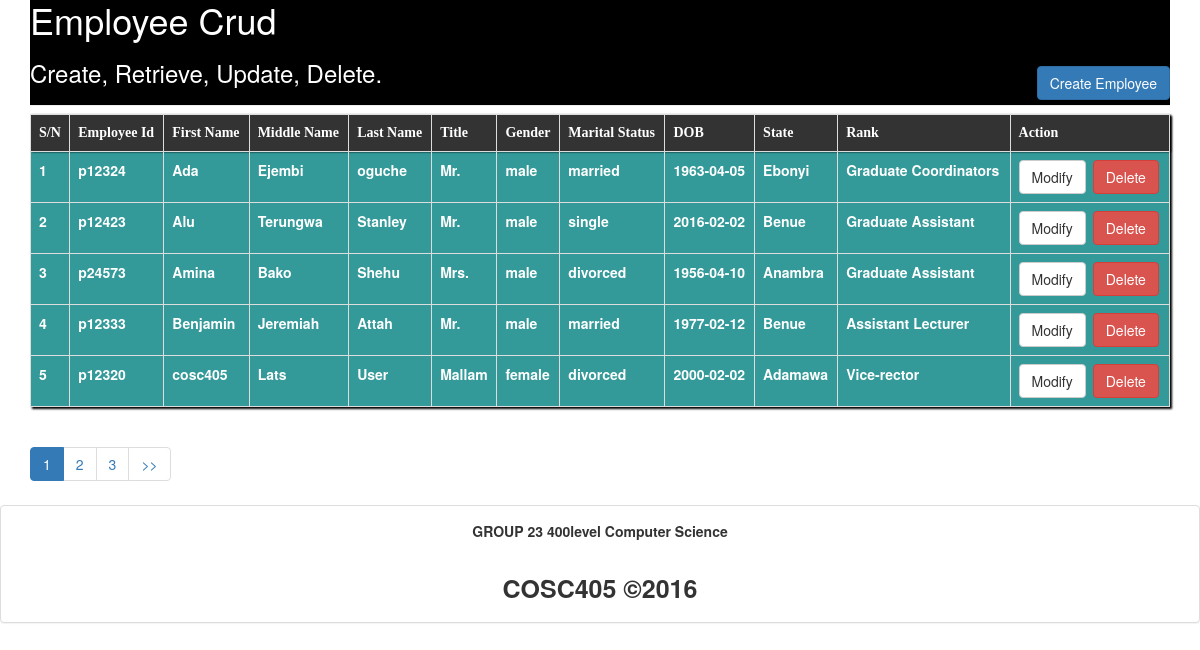
The page / on the database its author committed.
### tables this page shows
CREATE TABLE `employee` (
  `employeeid` varchar(6) NOT NULL,
  `fname` varchar(30) NOT NULL,
  `lname` varchar(30) NOT NULL,
  `oname` varchar(30) NOT NULL,
  `title` enum('Mr.','Mrs.','Mallam','Mallama','Chief','Dr.','Prof.','Hon.') NOT NULL,
  `gender` enum('male','female') NOT NULL,
  `marital_status` enum('married','single','divorced','widowed') NOT NULL DEFAULT 'single',
  `dob` date NOT NULL,
  `stateid` int(11) NOT NULL,
  `rankid` int(11) NOT NULL
);

CREATE TABLE `state` (
  `stateid` int(11) NOT NULL DEFAULT '0',
  `statename` varchar(20) NOT NULL
);

CREATE TABLE `rank` (
  `rankid` int(11) NOT NULL,
  `rankname` varchar(50) NOT NULL
);

### classes/employee.php (called while the page is built, shortened)
<?php
class Employee{
    private $conn;
    private $table_name = "employee";
    public function __construct($db){
        $this->conn = $db;
    }
    function readAll($page, $from_record_num, $records_per_page){
    $query = "SELECT
                employeeid, fname, lname, oname, title, gender, marital_status, dob, stateid,rankid
            FROM
                " . $this->table_name . "
            ORDER BY
                fname ASC
            LIMIT
                {$from_record_num}, {$records_per_page}";
    $stmt = $this->conn->prepare( $query );
    $stmt->execute();
    return $stmt;
    }
    public function countAll(){
    $query = "SELECT employeeid FROM " . $this->table_name . "";
    $stmt = $this->conn->prepare( $query );
    $stmt->execute();
    $num = $stmt->rowCount();
    return $num;
}
}
?>

### classes/state.php (called while the page is built, shortened)
<?php
class State{
    private $conn;
    private $table_name = "state";
    public $stateid;
    public function __construct($db){
        $this->conn = $db;
    }
        function readName(){
        $query = "SELECT statename FROM " . $this->table_name . " WHERE stateid = ? limit 0,1";
        $stmt = $this->conn->prepare( $query );
        $stmt->bindParam(1, $this->stateid);
        $stmt->execute();
        $row = $stmt->fetch(PDO::FETCH_ASSOC);
        $this->statename = $row['statename'];
}
}
?>

### classes/rank.php (called while the page is built, shortened)
<?php
class Rank{
    private $conn;
    private $table_name = "rank";
    public $rankid;
    public function __construct($db){
        $this->conn = $db;
    }
        function readName(){
        $query = "SELECT rankname FROM " . $this->table_name . " WHERE rankid = ? limit 0,1";
        $stmt = $this->conn->prepare( $query );
        $stmt->bindParam(1, $this->rankid);
        $stmt->execute();
        $row = $stmt->fetch(PDO::FETCH_ASSOC);
        $this->rankname = $row['rankname'];
}
}
?>

### index.php (the view, shortened to what this page needs)
<?php
include_once "header.php";
echo "<div class='right-button-margin'>";
    echo "<a href='create_employee.php' class='btn btn-primary pull-right'>Create Employee</a>";
echo "</div>";
$page = isset($_GET['page']) ? $_GET['page'] : 1;
$records_per_page = 5;
$from_record_num = ($records_per_page * $page) - $records_per_page;
include_once 'classes/employee.php';
include_once 'classes/state.php';
include_once 'classes/rank.php';
$database = new Database();
$db = $database->getConnection();
$employee = new Employee($db);
$stmt = $employee->readAll($page, $from_record_num, $records_per_page);
$num = $stmt->rowCount();
if($num>0){
    $state = new State($db);
    $rank = new Rank($db);
    echo "<table class='table table-hover table-responsive table-bordered tabBody' >";
        echo "<tr class='headTr'>";
            echo "<th>S/N</th>";
            echo "<th>Employee Id</th>";
            echo "<th>First Name</th>";
            echo "<th>Middle Name</th>";
            echo "<th>Last Name</th>";
            echo "<th>Title</th>";
            echo "<th>Gender</th>";
            echo "<th>Marital Status</th>";
            echo "<th>DOB</th>";
            echo "<th>State</th>";
            echo "<th>Rank</th>";
            echo "<th>Action</th>";
        echo "</tr>";
            $no = 1;
        while ($row = $stmt->fetch(PDO::FETCH_ASSOC)){
            extract($row);
            echo "<tr>";
                echo "<td>{$no}</td>";
                echo "<td>{$employeeid}</td>";
                echo "<td>{$fname}</td>";
                echo "<td>{$lname}</td>";
                echo "<td>{$oname}</td>";
                echo "<td>{$title}</td>";
                echo "<td>{$gender}</td>";
                echo "<td>{$marital_status}</td>";
                echo "<td>{$dob}</td>";
                echo "<td>";
                    $state->stateid = $stateid;
                    $state->readName();
                    echo $state->statename;
                echo "</td>";
                 echo "<td>";
                    $rank->rankid = $rankid;
                    $rank->readName();
                    echo $rank->rankname;
                echo "</td>";
                echo "<td>";
                    echo "<a href='update_employee.php?id={$employeeid}' class='btn btn-default left-margin'>Modify</a>";
                    echo "<a delete-id='{$employeeid}' class='btn btn-danger delete-object'>Delete</a>";
                echo "</td>";
            echo "</tr>";
        $no++;
        }
    echo "</table>";
    include_once 'paging_employee.php';
}
else{
    echo "<div>No Employee found.</div>";
}
?>
<?php
include_once "footer.php";
?>

### header.php (shortened to what this page needs)
<!DOCTYPE html>
<html lang="en">
<head>
    <link href="bootstrap/css/bootstrap.min.css" rel="stylesheet">
        <link href="bootstrap/css/mycss.css" rel="stylesheet">
</head>
<body>
    <div class="container">
        <?php
        echo "<div class='page-header' style='background:black;margin-top:-20px;margin-bottom:-40px;color:white '>";
            echo "<h1>{$page_title}</h1>
                <h3>Create, Retrieve, Update, Delete.</h3>
            ";
        echo "</div>";
        ?>

### paging_employee.php (shortened to what this page needs)
<?php
$page_dom = "index.php";
echo "<ul class=\"pagination\">";
$total_rows = $employee->countAll();
$total_pages = ceil($total_rows / $records_per_page);
$range = 2;
$initial_num = $page - $range;
$condition_limit_num = ($page + $range)  + 1;
for ($x=$initial_num; $x<$condition_limit_num; $x++) {
    if (($x > 0) && ($x <= $total_pages)) {
        if ($x == $page) {
            echo "<li class='active'><a href=\"#\">$x <span class=\"sr-only\">(current)</span></a></li>";
        }
        else {
            echo "<li><a href='{$page_dom}?page=$x'>$x</a></li>";
        }
    }
}
if($page<$total_pages){
    echo "<li><a href='" .$page_dom . "?page={$total_pages}' title='Last page is {$total_pages}.'>";
        echo ">>";
    echo "</a></li>";
}
echo "</ul>";
?>

### footer.php
  </div>
   <div class="panel panel-default">
    	<div class="panel-body text-center" style="font-weight:bold">
    			GROUP 23 400level Computer Science
    	</div>
    	<div class="panel-body text-center fot">
    		COSC405 &copy;2016
    	</div>
    </div>
</body>
</html>

### rows shown on the page
employee: employeeid "p12324", fname "Ada", lname "Ejembi", oname "oguche", title "Mr.", gender "male", marital_status "married", dob "1963-04-05", stateid.statename "Ebonyi", rankid.rankname "Graduate Coordinators"
employee: employeeid "p12423", fname "Alu", lname "Terungwa", oname "Stanley", title "Mr.", gender "male", marital_status "single", dob "2016-02-02", stateid.statename "Benue", rankid.rankname "Graduate Assistant"
employee: employeeid "p24573", fname "Amina", lname "Bako", oname "Shehu", title "Mrs.", gender "male", marital_status "divorced", dob "1956-04-10", stateid.statename "Anambra", rankid.rankname "Graduate Assistant"
employee: employeeid "p12333", fname "Benjamin", lname "Jeremiah", oname "Attah", title "Mr.", gender "male", marital_status "married", dob "1977-02-12", stateid.statename "Benue", rankid.rankname "Assistant Lecturer"
employee: employeeid "p12320", fname "cosc405", lname "Lats", oname "User", title "Mallam", gender "female", marital_status "divorced", dob "2000-02-02", stateid.statename "Adamawa", rankid.rankname "Vice-rector"
